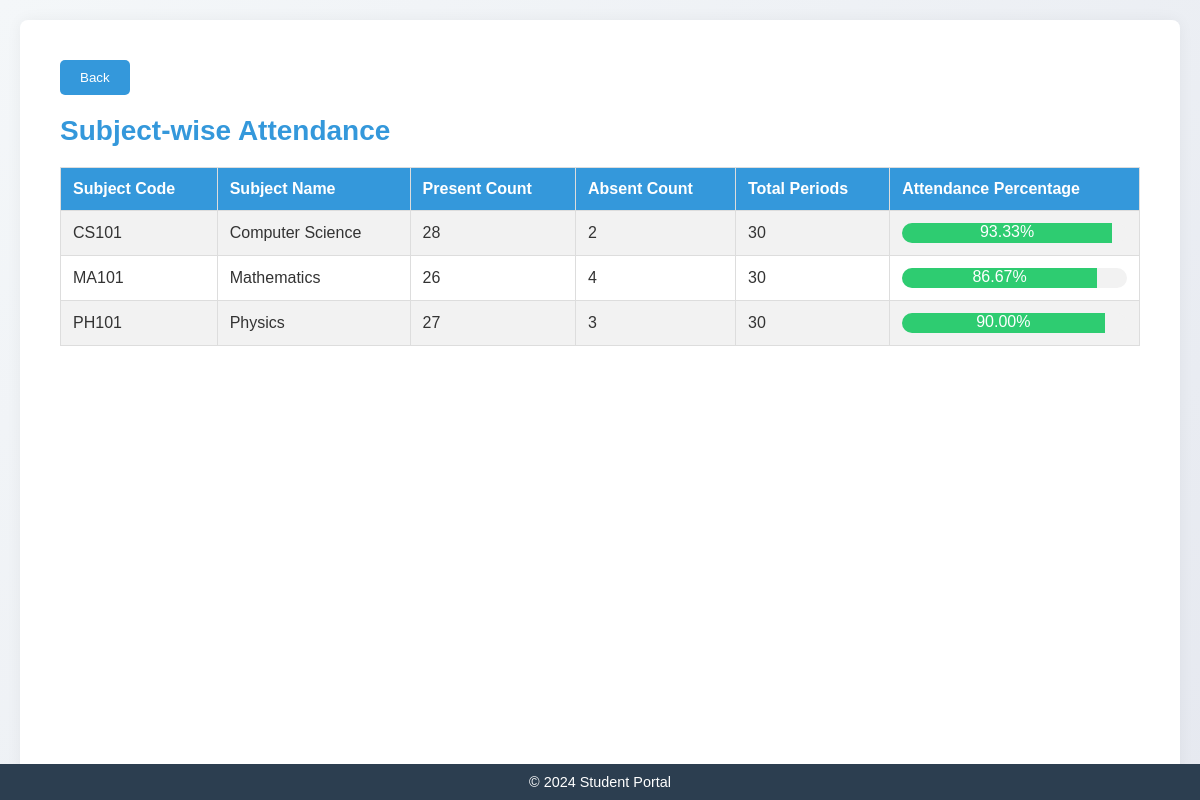
The app's page /attendance.php (signed in) with its own data.
### tables this page shows
CREATE TABLE `attendance` (
  `attendance_id` int(11) NOT NULL,
  `student_id` varchar(20) NOT NULL,
  `SubjectCode` varchar(10) NOT NULL,
  `SubjectName` varchar(100) NOT NULL,
  `PresentCount` int(11) NOT NULL DEFAULT 0,
  `AbsentCount` int(11) NOT NULL DEFAULT 0,
  `TotalPeriods` int(11) NOT NULL DEFAULT 0,
  `attendance_date` date DEFAULT curdate()
);

### attendance.php (the view, shortened to what this page needs)
<?php
require_once 'db.php';
$student_id = isset($_SESSION['student_id']) ? $_SESSION['student_id'] : null;
$attendance_data = [];
if ($student_id !== null) {
    $sql_attendance = "SELECT
        SubjectCode,
        SubjectName,
        PresentCount,
        AbsentCount,
        TotalPeriods
        FROM Attendance WHERE student_id = ?";
    $stmt_attendance = $conn->prepare($sql_attendance);
    $stmt_attendance->bind_param("s", $student_id);
    $stmt_attendance->execute();
    $result_attendance = $stmt_attendance->get_result();
    $attendance_data = $result_attendance->fetch_all(MYSQLI_ASSOC);
}
?>
<!DOCTYPE html>
<html lang="en">
<head>
    <link rel="stylesheet" href="styles.css">
</head>
<body>
<div class="container">
    <div class="main">
        <button class="back-button" onclick="window.history.back();">Back</button>
        <h3>Subject-wise Attendance</h3>
        <?php if (!empty($attendance_data)): ?>
            <table>
                <tr>
                    <th>Subject Code</th>
                    <th>Subject Name</th>
                    <th>Present Count</th>
                    <th>Absent Count</th>
                    <th>Total Periods</th>
                    <th>Attendance Percentage</th>
                </tr>
                <?php foreach ($attendance_data as $attendance): ?>
                    <tr>
                        <td><?php echo htmlspecialchars($attendance['SubjectCode']); ?></td>
                        <td><?php echo htmlspecialchars($attendance['SubjectName']); ?></td>
                        <td><?php echo htmlspecialchars($attendance['PresentCount']); ?></td>
                        <td><?php echo htmlspecialchars($attendance['AbsentCount']); ?></td>
                        <td><?php echo htmlspecialchars($attendance['TotalPeriods']); ?></td>
                        <td>
                            <?php
                            $percentage = ($attendance['TotalPeriods'] > 0)
                                ? ($attendance['PresentCount'] / $attendance['TotalPeriods']) * 100
                                : 0;
                            ?>
                            <div class="progress-bar">
                                <div class="progress" style="width: <?php echo number_format($percentage, 2); ?>%">
                                    <?php echo number_format($percentage, 2) . '%'; ?>
                                </div>
                            </div>
                        </td>
                    </tr>
                <?php endforeach; ?>
            </table>
        <?php else: ?>
            <p>No attendance data available.</p>
        <?php endif; ?>
    </div>
</div>
<footer>
    &copy; 2024 Student Portal
</footer>
</body>
</html>

### styles.css (style rules this page uses)
* { margin: 0; padding: 0; box-sizing: border-box; }
body { font-family: 'Arial', sans-serif; background: linear-gradient(135deg, #f4f7f9, #e6e9f0); display: flex; }
.container { display: flex; width: 100%; }
.main { margin-left: 250px; padding: 30px; width: calc(100% - 250px); }
table { width: 100%; border-collapse: collapse; margin-top: 20px; }
th, td { padding: 12px; border: 1px solid #ddd; text-align: left; }
th { background-color: #3498db; color: white; font-weight: bold; }
tr:nth-child(even) { background-color: #f2f2f2; }
footer { text-align: center; margin-top: 30px; font-size: 0.9em; color: #aaa; }

### attendance.php (style rules this page uses)
body { font-family: 'Arial', sans-serif; margin: 0; padding: 0; background-color: #f4f4f4; color: #333; }
.container { display: flex; min-height: 100vh; }
.main { flex: 1; background-color: #ffffff; padding: 40px; box-shadow: 0 0 15px rgba(0, 0, 0, 0.05); margin: 20px; border-radius: 8px; }
.main h3 { font-size: 28px; margin-bottom: 20px; color: #3498db; }
table { width: 100%; border-collapse: collapse; margin-bottom: 20px; }
table, th, td { border: 1px solid #ddd; }
th, td { padding: 12px; text-align: left; }
th { background-color: #3498db; color: white; }
tr:nth-child(even) { background-color: #f2f2f2; }
.progress-bar { background-color: #f2f2f2; border-radius: 10px; overflow: hidden; position: relative; height: 20px; }
.progress { background-color: #2ecc71; height: 100%; width: 0; transition: width 0.5s ease; text-align: center; color: white; }
footer { text-align: center; padding: 10px; background-color: #2c3e50; color: white; position: fixed; width: 100%; bottom: 0; left: 0; }
.back-button { margin-bottom: 20px; padding: 10px 20px; background-color: #3498db; color: white; border: none; border-radius: 5px; cursor: pointer; transition: background-color 0.3s ease; }

### records on screen
attendance: SubjectCode "CS101", SubjectName "Computer Science", PresentCount "28", AbsentCount "2", TotalPeriods "30", percentage "93.33"
attendance: SubjectCode "MA101", SubjectName "Mathematics", PresentCount "26", AbsentCount "4", TotalPeriods "30", percentage "86.67"
attendance: SubjectCode "PH101", SubjectName "Physics", PresentCount "27", AbsentCount "3", TotalPeriods "30", percentage "90.00"
